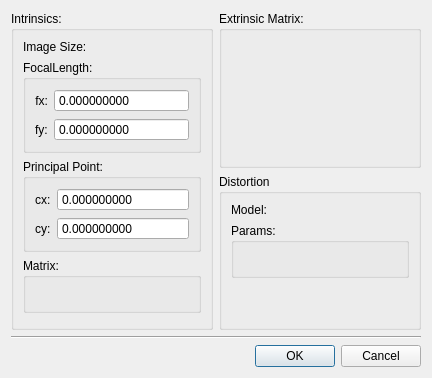
<?xml version="1.0" encoding="UTF-8"?>
<ui version="4.0">
 <class>CameraConfig</class>
 <widget class="QDialog" name="CameraConfig">
  <property name="geometry">
   <rect>
    <x>0</x>
    <y>0</y>
    <width>432</width>
    <height>378</height>
   </rect>
  </property>
  <property name="sizePolicy">
   <sizepolicy hsizetype="Minimum" vsizetype="Minimum">
    <horstretch>0</horstretch>
    <verstretch>0</verstretch>
   </sizepolicy>
  </property>
  <property name="windowTitle">
   <string>Camera Settings</string>
  </property>
  <layout class="QVBoxLayout" name="verticalLayout">
   <item>
    <layout class="QGridLayout" name="gridLayout">
     <item row="0" column="1">
      <widget class="QGroupBox" name="groupBox_9">
       <property name="sizePolicy">
        <sizepolicy hsizetype="Minimum" vsizetype="Preferred">
         <horstretch>0</horstretch>
         <verstretch>0</verstretch>
        </sizepolicy>
       </property>
       <property name="title">
        <string>Extrinsic Matrix:</string>
       </property>
       <layout class="QVBoxLayout" name="verticalLayout_8">
        <item>
         <widget class="QLabel" name="extrinsic_matrix">
          <property name="frameShape">
           <enum>QFrame::NoFrame</enum>
          </property>
          <property name="text">
           <string/>
          </property>
         </widget>
        </item>
       </layout>
      </widget>
     </item>
     <item row="1" column="1">
      <widget class="QGroupBox" name="groupBox_10">
       <property name="sizePolicy">
        <sizepolicy hsizetype="Minimum" vsizetype="Preferred">
         <horstretch>0</horstretch>
         <verstretch>0</verstretch>
        </sizepolicy>
       </property>
       <property name="title">
        <string>Distortion</string>
       </property>
       <layout class="QFormLayout" name="formLayout_3">
        <property name="fieldGrowthPolicy">
         <enum>QFormLayout::AllNonFixedFieldsGrow</enum>
        </property>
        <item row="0" column="0">
         <widget class="QLabel" name="label_2">
          <property name="text">
           <string>Model:</string>
          </property>
         </widget>
        </item>
        <item row="0" column="1">
         <widget class="QLabel" name="distortion_model">
          <property name="text">
           <string/>
          </property>
         </widget>
        </item>
        <item row="1" column="0" colspan="2">
         <widget class="QGroupBox" name="groupBox">
          <property name="title">
           <string>Params:</string>
          </property>
          <layout class="QVBoxLayout" name="verticalLayout_2">
           <item>
            <widget class="QLabel" name="distortion_params">
             <property name="text">
              <string/>
             </property>
            </widget>
           </item>
          </layout>
         </widget>
        </item>
       </layout>
      </widget>
     </item>
     <item row="0" column="0" rowspan="2">
      <widget class="QGroupBox" name="groupBox_7">
       <property name="sizePolicy">
        <sizepolicy hsizetype="Minimum" vsizetype="Preferred">
         <horstretch>0</horstretch>
         <verstretch>0</verstretch>
        </sizepolicy>
       </property>
       <property name="title">
        <string>Intrinsics:</string>
       </property>
       <layout class="QFormLayout" name="formLayout_2">
        <property name="fieldGrowthPolicy">
         <enum>QFormLayout::AllNonFixedFieldsGrow</enum>
        </property>
        <item row="0" column="0">
         <widget class="QLabel" name="label_3">
          <property name="text">
           <string>Image Size:</string>
          </property>
         </widget>
        </item>
        <item row="0" column="1">
         <widget class="QLabel" name="image_size">
          <property name="minimumSize">
           <size>
            <width>100</width>
            <height>0</height>
           </size>
          </property>
          <property name="text">
           <string/>
          </property>
         </widget>
        </item>
        <item row="1" column="0" colspan="2">
         <widget class="QGroupBox" name="groupBox_11">
          <property name="sizePolicy">
           <sizepolicy hsizetype="Minimum" vsizetype="Preferred">
            <horstretch>0</horstretch>
            <verstretch>0</verstretch>
           </sizepolicy>
          </property>
          <property name="title">
           <string>FocalLength:</string>
          </property>
          <layout class="QFormLayout" name="formLayout_5">
           <item row="0" column="0">
            <widget class="QLabel" name="label_10">
             <property name="sizePolicy">
              <sizepolicy hsizetype="Minimum" vsizetype="Preferred">
               <horstretch>0</horstretch>
               <verstretch>0</verstretch>
              </sizepolicy>
             </property>
             <property name="text">
              <string>fx:</string>
             </property>
             <property name="alignment">
              <set>Qt::AlignRight|Qt::AlignTrailing|Qt::AlignVCenter</set>
             </property>
            </widget>
           </item>
           <item row="0" column="1">
            <widget class="QDoubleSpinBox" name="fx">
             <property name="sizePolicy">
              <sizepolicy hsizetype="Minimum" vsizetype="Preferred">
               <horstretch>0</horstretch>
               <verstretch>0</verstretch>
              </sizepolicy>
             </property>
             <property name="buttonSymbols">
              <enum>QAbstractSpinBox::NoButtons</enum>
             </property>
             <property name="decimals">
              <number>9</number>
             </property>
            </widget>
           </item>
           <item row="1" column="0">
            <widget class="QLabel" name="label_11">
             <property name="sizePolicy">
              <sizepolicy hsizetype="Minimum" vsizetype="Preferred">
               <horstretch>0</horstretch>
               <verstretch>0</verstretch>
              </sizepolicy>
             </property>
             <property name="text">
              <string>fy:</string>
             </property>
            </widget>
           </item>
           <item row="1" column="1">
            <widget class="QDoubleSpinBox" name="fy">
             <property name="sizePolicy">
              <sizepolicy hsizetype="Minimum" vsizetype="Fixed">
               <horstretch>0</horstretch>
               <verstretch>0</verstretch>
              </sizepolicy>
             </property>
             <property name="buttonSymbols">
              <enum>QAbstractSpinBox::NoButtons</enum>
             </property>
             <property name="decimals">
              <number>9</number>
             </property>
            </widget>
           </item>
          </layout>
         </widget>
        </item>
        <item row="2" column="0" colspan="2">
         <widget class="QGroupBox" name="groupBox_12">
          <property name="sizePolicy">
           <sizepolicy hsizetype="Minimum" vsizetype="Preferred">
            <horstretch>0</horstretch>
            <verstretch>0</verstretch>
           </sizepolicy>
          </property>
          <property name="title">
           <string>Principal Point:</string>
          </property>
          <layout class="QFormLayout" name="formLayout_6">
           <item row="0" column="0">
            <widget class="QLabel" name="label_12">
             <property name="sizePolicy">
              <sizepolicy hsizetype="Minimum" vsizetype="Preferred">
               <horstretch>0</horstretch>
               <verstretch>0</verstretch>
              </sizepolicy>
             </property>
             <property name="text">
              <string>cx:</string>
             </property>
            </widget>
           </item>
           <item row="0" column="1">
            <widget class="QDoubleSpinBox" name="cx">
             <property name="sizePolicy">
              <sizepolicy hsizetype="Minimum" vsizetype="Preferred">
               <horstretch>0</horstretch>
               <verstretch>0</verstretch>
              </sizepolicy>
             </property>
             <property name="buttonSymbols">
              <enum>QAbstractSpinBox::NoButtons</enum>
             </property>
             <property name="decimals">
              <number>9</number>
             </property>
            </widget>
           </item>
           <item row="1" column="0">
            <widget class="QLabel" name="label_13">
             <property name="sizePolicy">
              <sizepolicy hsizetype="Minimum" vsizetype="Preferred">
               <horstretch>0</horstretch>
               <verstretch>0</verstretch>
              </sizepolicy>
             </property>
             <property name="text">
              <string>cy:</string>
             </property>
            </widget>
           </item>
           <item row="1" column="1">
            <widget class="QDoubleSpinBox" name="cy">
             <property name="sizePolicy">
              <sizepolicy hsizetype="Minimum" vsizetype="Fixed">
               <horstretch>0</horstretch>
               <verstretch>0</verstretch>
              </sizepolicy>
             </property>
             <property name="buttonSymbols">
              <enum>QAbstractSpinBox::NoButtons</enum>
             </property>
             <property name="decimals">
              <number>9</number>
             </property>
            </widget>
           </item>
          </layout>
         </widget>
        </item>
        <item row="3" column="0" colspan="2">
         <widget class="QGroupBox" name="groupBox_13">
          <property name="title">
           <string>Matrix:</string>
          </property>
          <layout class="QVBoxLayout" name="verticalLayout_10">
           <item>
            <widget class="QLabel" name="intrinsic_matrix">
             <property name="text">
              <string/>
             </property>
            </widget>
           </item>
          </layout>
         </widget>
        </item>
       </layout>
      </widget>
     </item>
    </layout>
   </item>
   <item>
    <widget class="Line" name="line">
     <property name="orientation">
      <enum>Qt::Horizontal</enum>
     </property>
    </widget>
   </item>
   <item>
    <widget class="QDialogButtonBox" name="buttonBox">
     <property name="orientation">
      <enum>Qt::Horizontal</enum>
     </property>
     <property name="standardButtons">
      <set>QDialogButtonBox::Cancel|QDialogButtonBox::Ok</set>
     </property>
    </widget>
   </item>
  </layout>
 </widget>
 <resources/>
 <connections>
  <connection>
   <sender>buttonBox</sender>
   <signal>accepted()</signal>
   <receiver>CameraConfig</receiver>
   <slot>accept()</slot>
   <hints>
    <hint type="sourcelabel">
     <x>248</x>
     <y>254</y>
    </hint>
    <hint type="destinationlabel">
     <x>157</x>
     <y>274</y>
    </hint>
   </hints>
  </connection>
  <connection>
   <sender>buttonBox</sender>
   <signal>rejected()</signal>
   <receiver>CameraConfig</receiver>
   <slot>reject()</slot>
   <hints>
    <hint type="sourcelabel">
     <x>316</x>
     <y>260</y>
    </hint>
    <hint type="destinationlabel">
     <x>286</x>
     <y>274</y>
    </hint>
   </hints>
  </connection>
 </connections>
</ui>
